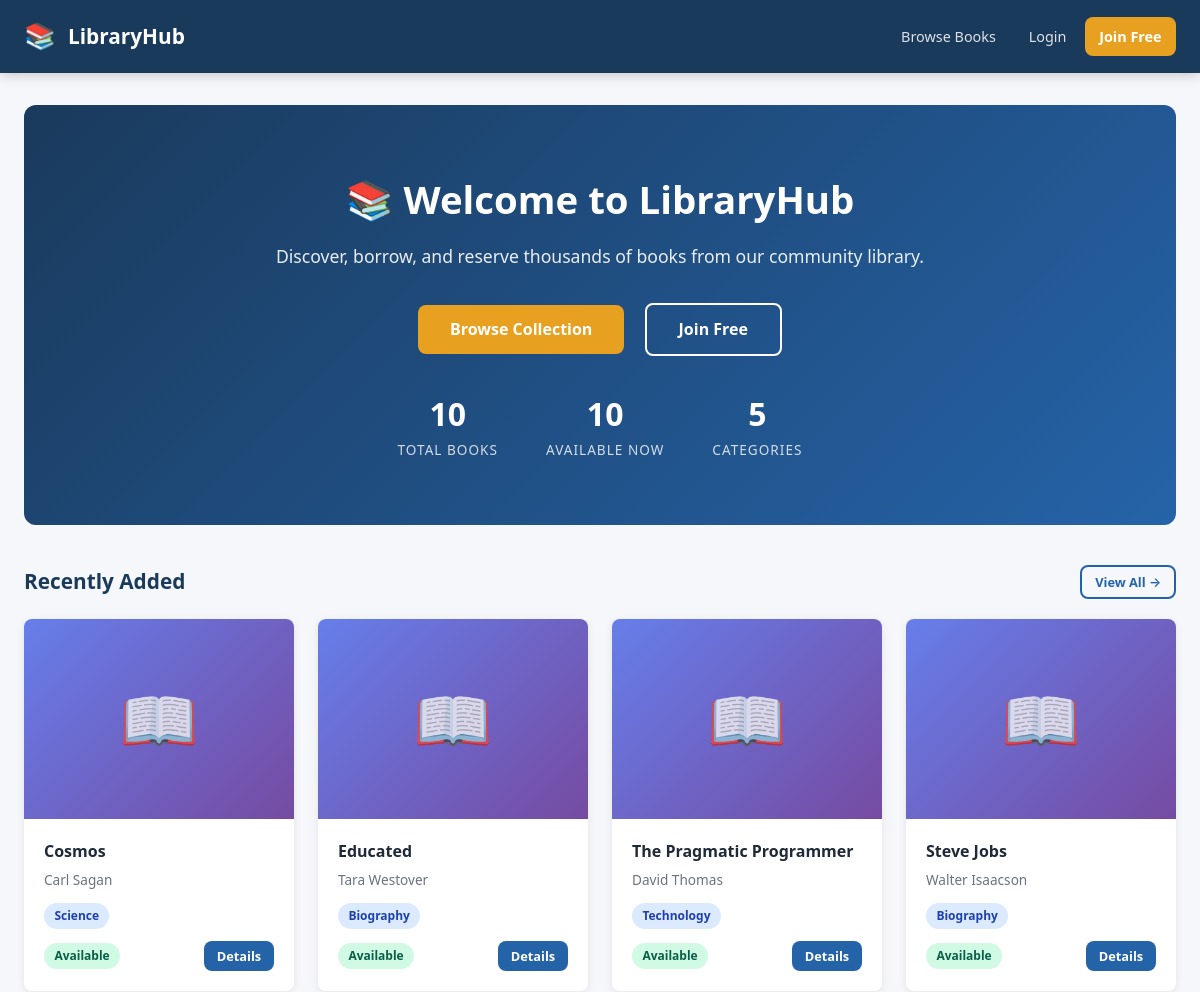
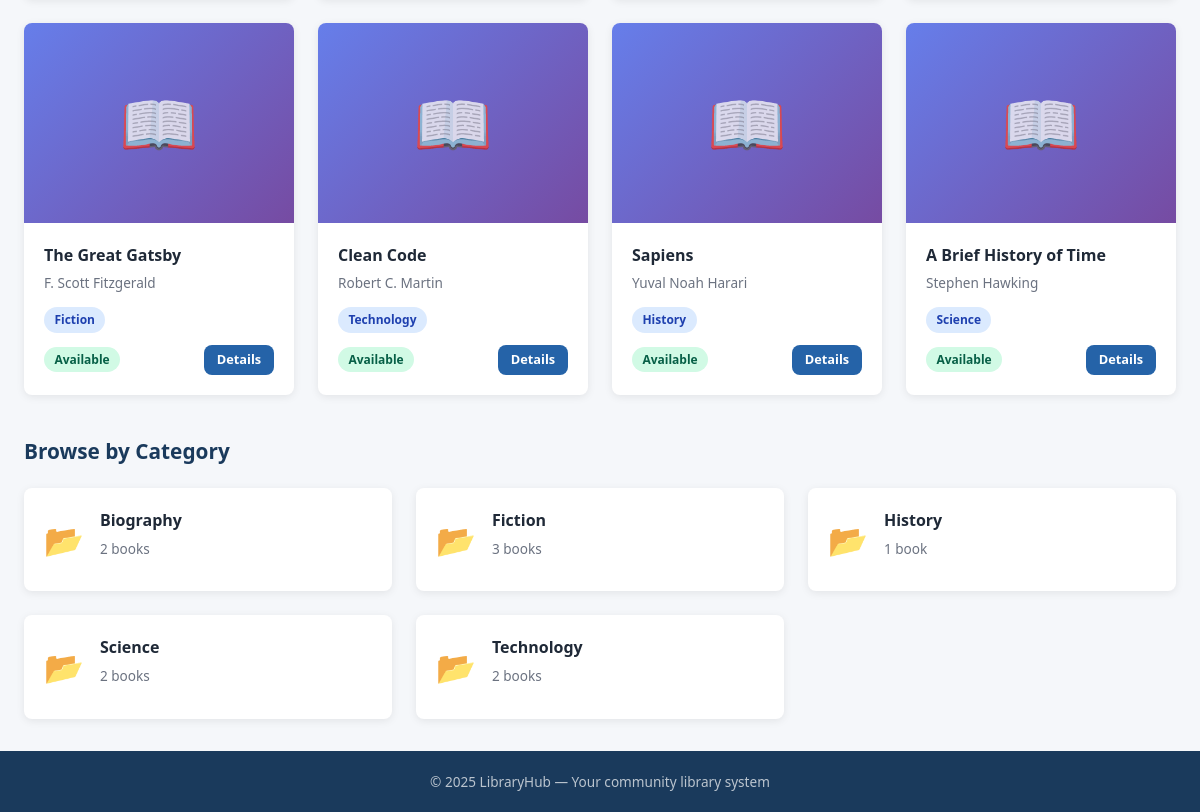
The page / on the database its author committed (2 pictures, top to bottom).
### library/models.py (models this page shows, shortened)
class Book(models.Model):
    title = models.CharField(max_length=300)
    author = models.CharField(max_length=200)
    isbn = models.CharField(max_length=13, unique=True)
    category = models.ForeignKey(Category, on_delete=models.SET_NULL, null=True, related_name='books')
    description = models.TextField(blank=True)
    published_year = models.PositiveIntegerField(null=True, blank=True)
    total_copies = models.PositiveIntegerField(default=1)
    available_copies = models.PositiveIntegerField(default=1)
    cover_image = models.ImageField(upload_to='book_covers/', blank=True, null=True)
    date_added = models.DateTimeField(auto_now_add=True)
    class Meta:
        ordering = ['title']
    @property
    def is_available(self):
        return self.available_copies > 0

class Category(models.Model):
    name = models.CharField(max_length=100, unique=True)
    description = models.TextField(blank=True)
    class Meta:
        verbose_name_plural = "categories"
        ordering = ['name']

### library/views.py (the view)
# urls.py: path('', views.home, name='home'),
def home(request):
    recent_books = Book.objects.select_related('category').order_by('-date_added')[:8]
    categories = Category.objects.all()
    total_books = Book.objects.count()
    available_books = Book.objects.filter(available_copies__gt=0).count()
    ctx = {
        'recent_books': recent_books,
        'categories': categories,
        'total_books': total_books,
        'available_books': available_books,
    }
    return render(request, 'library/home.html', ctx)

### templates/library/home.html (shortened to what this page needs)
{% extends 'library/base.html' %}
{% block content %}
<div class="hero">
  <h1>📚 Welcome to LibraryHub</h1>
  <p>Discover, borrow, and reserve thousands of books from our community library.</p>
  <a href="{% url 'book_list' %}" class="btn btn-accent btn-lg">Browse Collection</a>
  {% if not user.is_authenticated %}
    <a href="{% url 'register' %}" class="btn btn-outline btn-lg" style="margin-left:1rem;border-color:#fff;color:#fff;">Join Free</a>
  {% endif %}
  <div class="hero-stats">
    <div class="stat"><div class="num">{{ total_books }}</div><div class="lbl">Total Books</div></div>
    <div class="stat"><div class="num">{{ available_books }}</div><div class="lbl">Available Now</div></div>
    <div class="stat"><div class="num">{{ categories.count }}</div><div class="lbl">Categories</div></div>
  </div>
</div>
<div class="section-header">
  <h2>Recently Added</h2>
  <a href="{% url 'book_list' %}" class="btn btn-outline btn-sm">View All →</a>
</div>
<div class="grid-4">
  {% for book in recent_books %}
  <div class="card">
    <div class="book-cover">
      {% if book.cover_image %}
        <img src="{{ book.cover_image.url }}" alt="{{ book.title }}">
      {% else %}
        📖
      {% endif %}
    </div>
    <div class="card-body">
      <div class="card-title">{{ book.title|truncatechars:50 }}</div>
      <div class="card-subtitle">{{ book.author }}</div>
      {% if book.category %}<span class="badge badge-blue">{{ book.category.name }}</span>{% endif %}
      <div style="margin-top:0.75rem;display:flex;justify-content:space-between;align-items:center;">
        {% if book.is_available %}
          <span class="badge badge-green">Available</span>
        {% else %}
          <span class="badge badge-red">Unavailable</span>
        {% endif %}
        <a href="{% url 'book_detail' book.pk %}" class="btn btn-primary btn-sm">Details</a>
      </div>
    </div>
  </div>
  {% empty %}
    <p style="color:var(--text-muted)">No books added yet.</p>
  {% endfor %}
</div>
{% if categories %}
<div class="section-header" style="margin-top:2.5rem;">
  <h2>Browse by Category</h2>
</div>
<div class="grid-3">
  {% for cat in categories %}
  <a href="{% url 'book_list' %}?category={{ cat.pk }}" style="text-decoration:none;">
    <div class="card">
      <div class="card-body" style="display:flex;align-items:center;gap:1rem;">
        <span style="font-size:2rem;">📂</span>
        <div>
          <div class="card-title">{{ cat.name }}</div>
          <div class="card-subtitle">{{ cat.books.count }} book{{ cat.books.count|pluralize }}</div>
        </div>
      </div>
    </div>
  </a>
  {% endfor %}
</div>
{% endif %}
{% endblock %}

### templates/library/base.html (shortened to what this page needs)
<!DOCTYPE html>
<html lang="en">
<head>
  {% load static %}
  <link rel="stylesheet" href="{% static 'css/style.css' %}">
</head>
<body>
<nav>
  <a href="{% url 'home' %}" class="nav-brand">
    <span class="logo-icon">📚</span> LibraryHub
  </a>
  <div class="nav-links">
    <a href="{% url 'book_list' %}">Browse Books</a>
    {% if user.is_authenticated %}
      <a href="{% url 'dashboard' %}">My Dashboard</a>
      {% if user.is_staff %}
        <a href="{% url 'librarian_dashboard' %}">Librarian Panel</a>
      {% endif %}
      <a href="{% url 'profile' %}">{{ user.first_name|default:user.username }}</a>
      <a href="{% url 'logout' %}" class="btn-accent">Logout</a>
    {% else %}
      <a href="{% url 'login' %}">Login</a>
      <a href="{% url 'register' %}" class="btn-accent">Join Free</a>
    {% endif %}
  </div>
</nav>
<main>
  {% block content %}{% endblock %}
</main>
<footer>
  <p>© 2025 LibraryHub — Your community library system</p>
</footer>
</body>
</html>

### static/css/style.css (style rules this page uses)
:root { --primary: #1a3a5c; --primary-light: #2563a8; --accent: #e8a020; --accent-dark: #c47d0e; --bg: #f5f7fa; --card-bg: #ffffff; --text: #1f2937; --text-muted: #6b7280; --border: #e5e7eb; --success: #059669; --danger: #dc2626; --warning: #d97706; --info: #0284c7; --radius: 8px; --shadow: 0 2px 8px rgba(0,0,0,0.08); --shadow-lg: 0 8px 24px rgba(0,0,0,0.12); }
* { box-sizing: border-box; margin: 0; padding: 0; }
body { font-family: 'Segoe UI', system-ui, -apple-system, sans-serif; background: var(--bg); color: var(--text); line-height: 1.6; min-height: 100vh; display: flex; flex-direction: column; }
nav { background: var(--primary); padding: 0 1.5rem; display: flex; align-items: center; justify-content: space-between; position: sticky; top: 0; z-index: 100; box-shadow: 0 2px 12px rgba(0,0,0,0.2); }
.nav-brand { display: flex; align-items: center; gap: 0.75rem; color: #fff; font-size: 1.3rem; font-weight: 700; text-decoration: none; padding: 1rem 0; }
.nav-brand .logo-icon { font-size: 1.6rem; }
.nav-links { display: flex; align-items: center; gap: 0.25rem; }
.nav-links a { color: rgba(255,255,255,0.85); text-decoration: none; padding: 0.5rem 0.9rem; border-radius: var(--radius); font-size: 0.9rem; transition: background 0.2s, color 0.2s; }
.nav-links .btn-accent { background: var(--accent); color: #fff; font-weight: 600; }
main { flex: 1; padding: 2rem 1.5rem; max-width: 1200px; margin: 0 auto; width: 100%; }
.hero { background: linear-gradient(135deg, var(--primary) 0%, var(--primary-light) 100%); color: #fff; padding: 4rem 2rem; border-radius: 12px; text-align: center; margin-bottom: 2.5rem; }
.hero h1 { font-size: 2.4rem; font-weight: 800; margin-bottom: 0.75rem; }
.hero p { font-size: 1.1rem; opacity: 0.9; margin-bottom: 2rem; }
.hero-stats { display: flex; justify-content: center; gap: 3rem; margin-top: 2rem; }
.stat { text-align: center; }
.stat .num { font-size: 2rem; font-weight: 800; }
.stat .lbl { font-size: 0.85rem; opacity: 0.8; text-transform: uppercase; letter-spacing: 1px; }
.card { background: var(--card-bg); border-radius: var(--radius); box-shadow: var(--shadow); overflow: hidden; transition: transform 0.2s, box-shadow 0.2s; }
.card-body { padding: 1.25rem; }
.card-title { font-size: 1rem; font-weight: 600; margin-bottom: 0.25rem; color: var(--text); }
.card-subtitle { font-size: 0.85rem; color: var(--text-muted); margin-bottom: 0.75rem; }
.book-cover { width: 100%; height: 200px; object-fit: cover; background: linear-gradient(135deg, #667eea, #764ba2); display: flex; align-items: center; justify-content: center; font-size: 4rem; color: rgba(255,255,255,0.8); }
.grid-4 { display: grid; grid-template-columns: repeat(auto-fill, minmax(220px, 1fr)); gap: 1.5rem; }
.grid-3 { display: grid; grid-template-columns: repeat(auto-fill, minmax(280px, 1fr)); gap: 1.5rem; }
.badge { display: inline-block; padding: 0.2rem 0.65rem; border-radius: 999px; font-size: 0.75rem; font-weight: 600; }
.badge-green { background: #d1fae5; color: #065f46; }
.badge-blue { background: #dbeafe; color: #1e40af; }
.btn { display: inline-flex; align-items: center; gap: 0.4rem; padding: 0.55rem 1.2rem; border-radius: var(--radius); font-size: 0.9rem; font-weight: 600; cursor: pointer; text-decoration: none; border: none; transition: all 0.2s; }
.btn-primary { background: var(--primary-light); color: #fff; }
.btn-accent { background: var(--accent); color: #fff; }
.btn-outline { background: transparent; border: 2px solid var(--primary-light); color: var(--primary-light); }
.btn-sm { padding: 0.3rem 0.8rem; font-size: 0.8rem; }
.btn-lg { padding: 0.75rem 2rem; font-size: 1rem; }
.section-header { display: flex; align-items: center; justify-content: space-between; margin-bottom: 1.25rem; }
.section-header h2 { font-size: 1.3rem; color: var(--primary); }
footer { background: var(--primary); color: rgba(255,255,255,0.7); text-align: center; padding: 1.25rem; font-size: 0.85rem; margin-top: auto; }

### rows shown on the page
Book: title "Cosmos", author "Carl Sagan", category.name "Science", available_copies "Available"
Book: title "Educated", author "Tara Westover", category.name "Biography", available_copies "Available"
Book: title "The Pragmatic Programmer", author "David Thomas", category.name "Technology", available_copies "Available"
Book: title "Steve Jobs", author "Walter Isaacson", category.name "Biography", available_copies "Available"
Book: title "The Great Gatsby", author "F. Scott Fitzgerald", category.name "Fiction", available_copies "Available"
Book: title "Clean Code", author "Robert C. Martin", category.name "Technology", available_copies "Available"
Book: title "Sapiens", author "Yuval Noah Harari", category.name "History", available_copies "Available"
Book: title "A Brief History of Time", author "Stephen Hawking", category.name "Science", available_copies "Available"
Category: name "Biography", books.count "2"
Category: name "Fiction", books.count "3"
Category: name "History", books.count "1"
Category: name "Science", books.count "2"
Category: name "Technology", books.count "2"

### other values the page prints
{{ total_books }} "10"
{{ available_books }} "10"
{{ categories.count }} "5"
